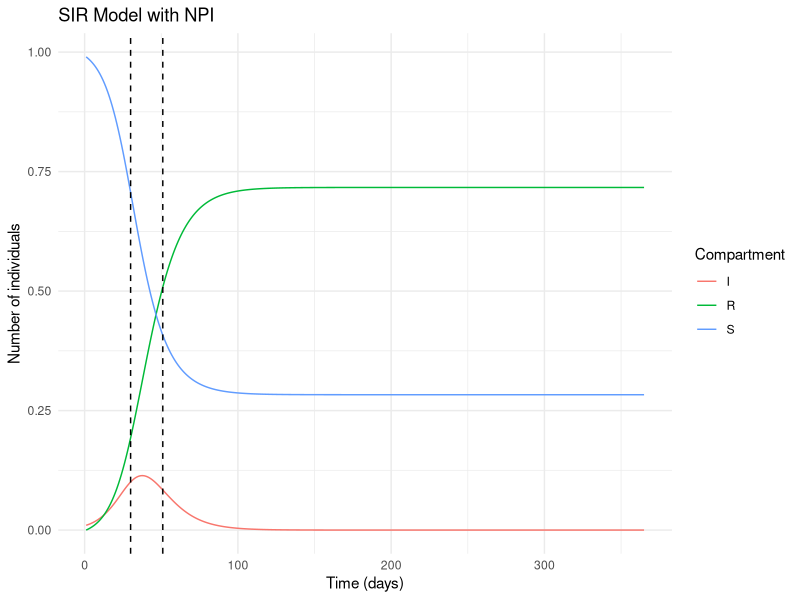

Recreate this plot in R.
## ---- chunk 1
knitr::opts_chunk$set(
  echo = TRUE,
  warning = TRUE,
  message = TRUE
)
## ---- chunk 2
# Define the SIR model differential equations
sir_npi <- function(t, y, parms) {
  with(as.list(c(y, parms)), {
    # Time-varying transmission rate
    beta <- ifelse(t < t_NPI_start | t > t_NPI_end, beta_0, (1 - epsilon) * beta_0)
    # SIR model
    dS <- -beta * S * I 
    dI <- beta * S * I - gamma * I
    dR <- gamma * I
    list(c(dS, dI, dR))
  })
}

## ---- chunk 3
# The initial conditions
# Population size
N  <- 1 
I_0 <- 0.01
R_0 <- 0
# Initial conditions for S, I, R
inits <- c(S = N - I_0, I = I_0, R = R_0)
## ---- chunk 4
# Parameters
R0 <- 2
infectious_period <- 7
# Remember gamma = 1/ infectious_period as discussed earlier
gamma <- 1/infectious_period 
beta_0 <- 0.25
epsilon <- 0.005

# Combine the parameters
parms <- c(
  beta_0 = beta_0,
  gamma = gamma,
  epsilon = epsilon
)
## ---- chunk 5
dt <- 1:365
## ---- chunk 6
# Time at which the NPI is implemented
npi_times <- c(t_NPI_start = 30, t_NPI_end = 51) # 21 days of NPI  
## ---- chunk 7
# Load necessary packages
library(deSolve)
# Integrate the SIR equations over the time grid
output <- lsoda(
  y = inits,
  times = dt,
  func = sir_npi,
  parms = c(parms, npi_times)
)

# Convert the output to a data frame
output_df <- as.data.frame(output)
head(output_df)
## ---- chunk 8
# Load necessary packages
library(tidyr)
library(ggplot2)
# Convert the output to long format
output_df <- output_df |> pivot_longer(
  cols = -time,
  names_to = "compartment",
  values_to = "value"
)
# Plot the data using ggplot2
sir_npi_plot <- ggplot(
  data = output_df,
  aes(
    x = time,
    y = value,
    color = compartment
  )) +
  geom_line() +
  # Add a vertical line to indicate the times of NPI implementation
  geom_vline(
    xintercept = npi_times["t_NPI_start"],
    linetype = "dashed",
    color = "black"
  ) +
  geom_vline(
    xintercept = npi_times["t_NPI_end"],
    linetype = "dashed",
    color = "black"
  ) + 
  # Add labels
  labs(
    title = "SIR Model with NPI",
    x = "Time (days)",
    y = "Number of individuals",
    color = "Compartment"
  ) +
  theme_minimal()
plot(sir_npi_plot)
